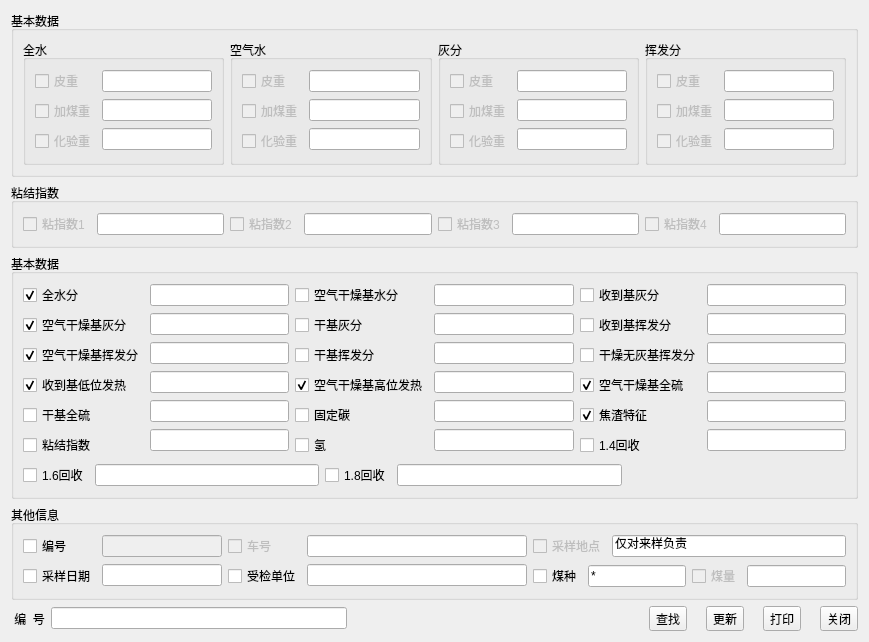
<?xml version="1.0" encoding="UTF-8"?>
<ui version="4.0">
 <class>FindDialog</class>
 <widget class="QDialog" name="FindDialog">
  <property name="geometry">
   <rect>
    <x>0</x>
    <y>0</y>
    <width>869</width>
    <height>582</height>
   </rect>
  </property>
  <property name="windowTitle">
   <string>煤质查询</string>
  </property>
  <layout class="QVBoxLayout" name="verticalLayout_21">
   <item>
    <widget class="QGroupBox" name="groupBox_0">
     <property name="title">
      <string>基本数据</string>
     </property>
     <layout class="QHBoxLayout" name="horizontalLayout_5">
      <item>
       <widget class="QGroupBox" name="groupBox_00">
        <property name="title">
         <string>全水</string>
        </property>
        <layout class="QHBoxLayout" name="horizontalLayout">
         <item>
          <layout class="QVBoxLayout" name="verticalLayout_2">
           <item>
            <widget class="QCheckBox" name="checkBox_000">
             <property name="enabled">
              <bool>false</bool>
             </property>
             <property name="text">
              <string>皮重</string>
             </property>
            </widget>
           </item>
           <item>
            <widget class="QCheckBox" name="checkBox_001">
             <property name="enabled">
              <bool>false</bool>
             </property>
             <property name="text">
              <string>加煤重</string>
             </property>
            </widget>
           </item>
           <item>
            <widget class="QCheckBox" name="checkBox_002">
             <property name="enabled">
              <bool>false</bool>
             </property>
             <property name="text">
              <string>化验重</string>
             </property>
            </widget>
           </item>
          </layout>
         </item>
         <item>
          <layout class="QVBoxLayout" name="verticalLayout">
           <item>
            <widget class="QLineEdit" name="lineEdit_000"/>
           </item>
           <item>
            <widget class="QLineEdit" name="lineEdit_001"/>
           </item>
           <item>
            <widget class="QLineEdit" name="lineEdit_002"/>
           </item>
          </layout>
         </item>
        </layout>
       </widget>
      </item>
      <item>
       <widget class="QGroupBox" name="groupBox_01">
        <property name="title">
         <string>空气水</string>
        </property>
        <layout class="QHBoxLayout" name="horizontalLayout_2">
         <item>
          <layout class="QVBoxLayout" name="verticalLayout_3">
           <item>
            <widget class="QCheckBox" name="checkBox_010">
             <property name="enabled">
              <bool>false</bool>
             </property>
             <property name="text">
              <string>皮重</string>
             </property>
            </widget>
           </item>
           <item>
            <widget class="QCheckBox" name="checkBox_011">
             <property name="enabled">
              <bool>false</bool>
             </property>
             <property name="text">
              <string>加煤重</string>
             </property>
            </widget>
           </item>
           <item>
            <widget class="QCheckBox" name="checkBox_012">
             <property name="enabled">
              <bool>false</bool>
             </property>
             <property name="text">
              <string>化验重</string>
             </property>
            </widget>
           </item>
          </layout>
         </item>
         <item>
          <layout class="QVBoxLayout" name="verticalLayout_4">
           <item>
            <widget class="QLineEdit" name="lineEdit_010"/>
           </item>
           <item>
            <widget class="QLineEdit" name="lineEdit_011"/>
           </item>
           <item>
            <widget class="QLineEdit" name="lineEdit_012"/>
           </item>
          </layout>
         </item>
        </layout>
       </widget>
      </item>
      <item>
       <widget class="QGroupBox" name="groupBox_02">
        <property name="title">
         <string>灰分</string>
        </property>
        <layout class="QHBoxLayout" name="horizontalLayout_3">
         <item>
          <layout class="QVBoxLayout" name="verticalLayout_5">
           <item>
            <widget class="QCheckBox" name="checkBox_020">
             <property name="enabled">
              <bool>false</bool>
             </property>
             <property name="text">
              <string>皮重</string>
             </property>
            </widget>
           </item>
           <item>
            <widget class="QCheckBox" name="checkBox_021">
             <property name="enabled">
              <bool>false</bool>
             </property>
             <property name="text">
              <string>加煤重</string>
             </property>
            </widget>
           </item>
           <item>
            <widget class="QCheckBox" name="checkBox_022">
             <property name="enabled">
              <bool>false</bool>
             </property>
             <property name="text">
              <string>化验重</string>
             </property>
            </widget>
           </item>
          </layout>
         </item>
         <item>
          <layout class="QVBoxLayout" name="verticalLayout_10">
           <item>
            <widget class="QLineEdit" name="lineEdit_020"/>
           </item>
           <item>
            <widget class="QLineEdit" name="lineEdit_021"/>
           </item>
           <item>
            <widget class="QLineEdit" name="lineEdit_022"/>
           </item>
          </layout>
         </item>
        </layout>
       </widget>
      </item>
      <item>
       <widget class="QGroupBox" name="groupBox_03">
        <property name="title">
         <string>挥发分</string>
        </property>
        <layout class="QHBoxLayout" name="horizontalLayout_4">
         <item>
          <layout class="QVBoxLayout" name="verticalLayout_9">
           <item>
            <widget class="QCheckBox" name="checkBox_030">
             <property name="enabled">
              <bool>false</bool>
             </property>
             <property name="text">
              <string>皮重</string>
             </property>
            </widget>
           </item>
           <item>
            <widget class="QCheckBox" name="checkBox_031">
             <property name="enabled">
              <bool>false</bool>
             </property>
             <property name="text">
              <string>加煤重</string>
             </property>
            </widget>
           </item>
           <item>
            <widget class="QCheckBox" name="checkBox_032">
             <property name="enabled">
              <bool>false</bool>
             </property>
             <property name="text">
              <string>化验重</string>
             </property>
            </widget>
           </item>
          </layout>
         </item>
         <item>
          <layout class="QVBoxLayout" name="verticalLayout_6">
           <item>
            <widget class="QLineEdit" name="lineEdit_030"/>
           </item>
           <item>
            <widget class="QLineEdit" name="lineEdit_031"/>
           </item>
           <item>
            <widget class="QLineEdit" name="lineEdit_032"/>
           </item>
          </layout>
         </item>
        </layout>
       </widget>
      </item>
     </layout>
    </widget>
   </item>
   <item>
    <widget class="QGroupBox" name="groupBox_1">
     <property name="title">
      <string>粘结指数</string>
     </property>
     <layout class="QHBoxLayout" name="horizontalLayout_10">
      <item>
       <layout class="QHBoxLayout" name="horizontalLayout_6">
        <item>
         <widget class="QCheckBox" name="checkBox_100">
          <property name="enabled">
           <bool>false</bool>
          </property>
          <property name="text">
           <string>粘指数1</string>
          </property>
         </widget>
        </item>
        <item>
         <widget class="QLineEdit" name="lineEdit_100"/>
        </item>
       </layout>
      </item>
      <item>
       <layout class="QHBoxLayout" name="horizontalLayout_7">
        <item>
         <widget class="QCheckBox" name="checkBox_101">
          <property name="enabled">
           <bool>false</bool>
          </property>
          <property name="text">
           <string>粘指数2</string>
          </property>
         </widget>
        </item>
        <item>
         <widget class="QLineEdit" name="lineEdit_101"/>
        </item>
       </layout>
      </item>
      <item>
       <layout class="QHBoxLayout" name="horizontalLayout_8">
        <item>
         <widget class="QCheckBox" name="checkBox_102">
          <property name="enabled">
           <bool>false</bool>
          </property>
          <property name="text">
           <string>粘指数3</string>
          </property>
         </widget>
        </item>
        <item>
         <widget class="QLineEdit" name="lineEdit_102"/>
        </item>
       </layout>
      </item>
      <item>
       <layout class="QHBoxLayout" name="horizontalLayout_9">
        <item>
         <widget class="QCheckBox" name="checkBox_103">
          <property name="enabled">
           <bool>false</bool>
          </property>
          <property name="text">
           <string>粘指数4</string>
          </property>
         </widget>
        </item>
        <item>
         <widget class="QLineEdit" name="lineEdit_103"/>
        </item>
       </layout>
      </item>
     </layout>
    </widget>
   </item>
   <item>
    <widget class="QGroupBox" name="groupBox_2">
     <property name="title">
      <string>基本数据</string>
     </property>
     <layout class="QVBoxLayout" name="verticalLayout_15">
      <item>
       <layout class="QHBoxLayout" name="horizontalLayout_11">
        <item>
         <layout class="QVBoxLayout" name="verticalLayout_11">
          <item>
           <widget class="QCheckBox" name="checkBox_200">
            <property name="enabled">
             <bool>true</bool>
            </property>
            <property name="text">
             <string>全水分</string>
            </property>
            <property name="checked">
             <bool>true</bool>
            </property>
           </widget>
          </item>
          <item>
           <widget class="QCheckBox" name="checkBox_201">
            <property name="enabled">
             <bool>true</bool>
            </property>
            <property name="text">
             <string>空气干燥基灰分</string>
            </property>
            <property name="checked">
             <bool>true</bool>
            </property>
           </widget>
          </item>
          <item>
           <widget class="QCheckBox" name="checkBox_202">
            <property name="enabled">
             <bool>true</bool>
            </property>
            <property name="text">
             <string>空气干燥基挥发分</string>
            </property>
            <property name="checked">
             <bool>true</bool>
            </property>
           </widget>
          </item>
          <item>
           <widget class="QCheckBox" name="checkBox_203">
            <property name="enabled">
             <bool>true</bool>
            </property>
            <property name="text">
             <string>收到基低位发热</string>
            </property>
            <property name="checked">
             <bool>true</bool>
            </property>
           </widget>
          </item>
          <item>
           <widget class="QCheckBox" name="checkBox_204">
            <property name="text">
             <string>干基全硫</string>
            </property>
           </widget>
          </item>
          <item>
           <widget class="QCheckBox" name="checkBox_205">
            <property name="text">
             <string>粘结指数</string>
            </property>
           </widget>
          </item>
         </layout>
        </item>
        <item>
         <layout class="QVBoxLayout" name="verticalLayout_12">
          <item>
           <widget class="QLineEdit" name="lineEdit_200"/>
          </item>
          <item>
           <widget class="QLineEdit" name="lineEdit_201"/>
          </item>
          <item>
           <widget class="QLineEdit" name="lineEdit_202"/>
          </item>
          <item>
           <widget class="QLineEdit" name="lineEdit_203"/>
          </item>
          <item>
           <widget class="QLineEdit" name="lineEdit_204"/>
          </item>
          <item>
           <widget class="QLineEdit" name="lineEdit_205"/>
          </item>
         </layout>
        </item>
        <item>
         <layout class="QVBoxLayout" name="verticalLayout_7">
          <item>
           <widget class="QCheckBox" name="checkBox_210">
            <property name="text">
             <string>空气干燥基水分</string>
            </property>
           </widget>
          </item>
          <item>
           <widget class="QCheckBox" name="checkBox_211">
            <property name="text">
             <string>干基灰分</string>
            </property>
           </widget>
          </item>
          <item>
           <widget class="QCheckBox" name="checkBox_212">
            <property name="text">
             <string>干基挥发分</string>
            </property>
           </widget>
          </item>
          <item>
           <widget class="QCheckBox" name="checkBox_213">
            <property name="enabled">
             <bool>true</bool>
            </property>
            <property name="text">
             <string>空气干燥基高位发热</string>
            </property>
            <property name="checked">
             <bool>true</bool>
            </property>
           </widget>
          </item>
          <item>
           <widget class="QCheckBox" name="checkBox_214">
            <property name="text">
             <string>固定碳</string>
            </property>
           </widget>
          </item>
          <item>
           <widget class="QCheckBox" name="checkBox_215">
            <property name="text">
             <string>氢</string>
            </property>
           </widget>
          </item>
         </layout>
        </item>
        <item>
         <layout class="QVBoxLayout" name="verticalLayout_8">
          <item>
           <widget class="QLineEdit" name="lineEdit_210"/>
          </item>
          <item>
           <widget class="QLineEdit" name="lineEdit_211"/>
          </item>
          <item>
           <widget class="QLineEdit" name="lineEdit_212"/>
          </item>
          <item>
           <widget class="QLineEdit" name="lineEdit_213"/>
          </item>
          <item>
           <widget class="QLineEdit" name="lineEdit_214"/>
          </item>
          <item>
           <widget class="QLineEdit" name="lineEdit_215"/>
          </item>
         </layout>
        </item>
        <item>
         <layout class="QVBoxLayout" name="verticalLayout_14">
          <item>
           <widget class="QCheckBox" name="checkBox_220">
            <property name="text">
             <string>收到基灰分</string>
            </property>
           </widget>
          </item>
          <item>
           <widget class="QCheckBox" name="checkBox_221">
            <property name="text">
             <string>收到基挥发分</string>
            </property>
           </widget>
          </item>
          <item>
           <widget class="QCheckBox" name="checkBox_222">
            <property name="text">
             <string>干燥无灰基挥发分</string>
            </property>
           </widget>
          </item>
          <item>
           <widget class="QCheckBox" name="checkBox_223">
            <property name="enabled">
             <bool>true</bool>
            </property>
            <property name="text">
             <string>空气干燥基全硫</string>
            </property>
            <property name="checked">
             <bool>true</bool>
            </property>
           </widget>
          </item>
          <item>
           <widget class="QCheckBox" name="checkBox_224">
            <property name="enabled">
             <bool>true</bool>
            </property>
            <property name="text">
             <string>焦渣特征</string>
            </property>
            <property name="checked">
             <bool>true</bool>
            </property>
           </widget>
          </item>
          <item>
           <widget class="QCheckBox" name="checkBox_225">
            <property name="text">
             <string>1.4回收</string>
            </property>
           </widget>
          </item>
         </layout>
        </item>
        <item>
         <layout class="QVBoxLayout" name="verticalLayout_13">
          <item>
           <widget class="QLineEdit" name="lineEdit_220"/>
          </item>
          <item>
           <widget class="QLineEdit" name="lineEdit_221"/>
          </item>
          <item>
           <widget class="QLineEdit" name="lineEdit_222"/>
          </item>
          <item>
           <widget class="QLineEdit" name="lineEdit_223"/>
          </item>
          <item>
           <widget class="QLineEdit" name="lineEdit_224"/>
          </item>
          <item>
           <widget class="QLineEdit" name="lineEdit_225"/>
          </item>
         </layout>
        </item>
       </layout>
      </item>
      <item>
       <layout class="QHBoxLayout" name="horizontalLayout_15">
        <item>
         <widget class="QCheckBox" name="checkBox_1001">
          <property name="text">
           <string>1.6回收</string>
          </property>
         </widget>
        </item>
        <item>
         <widget class="QLineEdit" name="lineEdit_1001"/>
        </item>
        <item>
         <widget class="QCheckBox" name="checkBox_1002">
          <property name="text">
           <string>1.8回收</string>
          </property>
         </widget>
        </item>
        <item>
         <widget class="QLineEdit" name="lineEdit_1002"/>
        </item>
        <item>
         <spacer name="horizontalSpacer_2">
          <property name="orientation">
           <enum>Qt::Horizontal</enum>
          </property>
          <property name="sizeHint" stdset="0">
           <size>
            <width>40</width>
            <height>20</height>
           </size>
          </property>
         </spacer>
        </item>
       </layout>
      </item>
     </layout>
    </widget>
   </item>
   <item>
    <widget class="QGroupBox" name="groupBox_3">
     <property name="title">
      <string>其他信息</string>
     </property>
     <layout class="QHBoxLayout" name="horizontalLayout_14">
      <item>
       <layout class="QVBoxLayout" name="verticalLayout_16">
        <item>
         <widget class="QCheckBox" name="checkBox_300">
          <property name="text">
           <string>编号</string>
          </property>
         </widget>
        </item>
        <item>
         <widget class="QCheckBox" name="checkBox_301">
          <property name="text">
           <string>采样日期</string>
          </property>
         </widget>
        </item>
       </layout>
      </item>
      <item>
       <layout class="QVBoxLayout" name="verticalLayout_18">
        <item>
         <widget class="QLineEdit" name="lineEdit_300">
          <property name="enabled">
           <bool>false</bool>
          </property>
         </widget>
        </item>
        <item>
         <widget class="QLineEdit" name="lineEdit_301">
          <property name="minimumSize">
           <size>
            <width>120</width>
            <height>0</height>
           </size>
          </property>
         </widget>
        </item>
       </layout>
      </item>
      <item>
       <layout class="QVBoxLayout" name="verticalLayout_17">
        <item>
         <widget class="QCheckBox" name="checkBox_302">
          <property name="enabled">
           <bool>false</bool>
          </property>
          <property name="text">
           <string>车号</string>
          </property>
         </widget>
        </item>
        <item>
         <widget class="QCheckBox" name="checkBox_303">
          <property name="text">
           <string>受检单位</string>
          </property>
         </widget>
        </item>
       </layout>
      </item>
      <item>
       <layout class="QVBoxLayout" name="verticalLayout_20">
        <item>
         <widget class="QLineEdit" name="lineEdit_302"/>
        </item>
        <item>
         <widget class="QLineEdit" name="lineEdit_303">
          <property name="minimumSize">
           <size>
            <width>220</width>
            <height>0</height>
           </size>
          </property>
         </widget>
        </item>
       </layout>
      </item>
      <item>
       <layout class="QVBoxLayout" name="verticalLayout_19">
        <item>
         <layout class="QHBoxLayout" name="horizontalLayout_12">
          <item>
           <widget class="QCheckBox" name="checkBox_304">
            <property name="enabled">
             <bool>false</bool>
            </property>
            <property name="text">
             <string>采样地点</string>
            </property>
           </widget>
          </item>
          <item>
           <widget class="QLineEdit" name="lineEdit_304">
            <property name="text">
             <string>仅对来样负责</string>
            </property>
           </widget>
          </item>
         </layout>
        </item>
        <item>
         <layout class="QHBoxLayout" name="horizontalLayout_13">
          <item>
           <widget class="QCheckBox" name="checkBox_305">
            <property name="text">
             <string>煤种</string>
            </property>
           </widget>
          </item>
          <item>
           <widget class="QLineEdit" name="lineEdit_305">
            <property name="text">
             <string>*</string>
            </property>
           </widget>
          </item>
          <item>
           <widget class="QCheckBox" name="checkBox_306">
            <property name="enabled">
             <bool>false</bool>
            </property>
            <property name="text">
             <string>煤量</string>
            </property>
           </widget>
          </item>
          <item>
           <widget class="QLineEdit" name="lineEdit_306"/>
          </item>
         </layout>
        </item>
       </layout>
      </item>
     </layout>
    </widget>
   </item>
   <item>
    <layout class="QHBoxLayout" name="horizontalLayout_4">
     <item>
      <widget class="QLabel" name="label_10">
       <property name="text">
        <string> 编  号</string>
       </property>
      </widget>
     </item>
     <item>
      <widget class="QLineEdit" name="lineEdit_searchkey"/>
     </item>
     <item>
      <spacer name="horizontalSpacer">
       <property name="orientation">
        <enum>Qt::Horizontal</enum>
       </property>
       <property name="sizeHint" stdset="0">
        <size>
         <width>40</width>
         <height>20</height>
        </size>
       </property>
      </spacer>
     </item>
     <item>
      <widget class="QToolButton" name="btn_find">
       <property name="text">
        <string>查找</string>
       </property>
       <property name="icon">
        <iconset resource="main.qrc">
         <normaloff>:/images/find.png</normaloff>:/images/find.png</iconset>
       </property>
       <property name="toolButtonStyle">
        <enum>Qt::ToolButtonTextBesideIcon</enum>
       </property>
      </widget>
     </item>
     <item>
      <widget class="QLabel" name="label_11">
       <property name="text">
        <string/>
       </property>
      </widget>
     </item>
     <item>
      <widget class="QToolButton" name="btn_update">
       <property name="text">
        <string>更新</string>
       </property>
       <property name="icon">
        <iconset resource="main.qrc">
         <normaloff>:/images/add.png</normaloff>:/images/add.png</iconset>
       </property>
       <property name="toolButtonStyle">
        <enum>Qt::ToolButtonTextBesideIcon</enum>
       </property>
      </widget>
     </item>
     <item>
      <widget class="QLabel" name="label_42">
       <property name="text">
        <string/>
       </property>
      </widget>
     </item>
     <item>
      <widget class="QToolButton" name="btn_print">
       <property name="text">
        <string>打印</string>
       </property>
       <property name="icon">
        <iconset resource="main.qrc">
         <normaloff>:/images/print.png</normaloff>:/images/print.png</iconset>
       </property>
       <property name="toolButtonStyle">
        <enum>Qt::ToolButtonTextBesideIcon</enum>
       </property>
      </widget>
     </item>
     <item>
      <widget class="QLabel" name="label_43">
       <property name="text">
        <string/>
       </property>
      </widget>
     </item>
     <item>
      <widget class="QToolButton" name="btn_exit">
       <property name="text">
        <string>关闭</string>
       </property>
       <property name="icon">
        <iconset resource="main.qrc">
         <normaloff>:/images/exit.png</normaloff>:/images/exit.png</iconset>
       </property>
       <property name="toolButtonStyle">
        <enum>Qt::ToolButtonTextBesideIcon</enum>
       </property>
      </widget>
     </item>
    </layout>
   </item>
  </layout>
 </widget>
 <tabstops>
  <tabstop>lineEdit_000</tabstop>
  <tabstop>lineEdit_001</tabstop>
  <tabstop>lineEdit_002</tabstop>
  <tabstop>lineEdit_010</tabstop>
  <tabstop>lineEdit_011</tabstop>
  <tabstop>lineEdit_012</tabstop>
  <tabstop>lineEdit_020</tabstop>
  <tabstop>lineEdit_021</tabstop>
  <tabstop>lineEdit_022</tabstop>
  <tabstop>lineEdit_030</tabstop>
  <tabstop>lineEdit_031</tabstop>
  <tabstop>lineEdit_032</tabstop>
  <tabstop>lineEdit_100</tabstop>
  <tabstop>lineEdit_101</tabstop>
  <tabstop>lineEdit_102</tabstop>
  <tabstop>lineEdit_103</tabstop>
  <tabstop>lineEdit_200</tabstop>
  <tabstop>lineEdit_201</tabstop>
  <tabstop>lineEdit_202</tabstop>
  <tabstop>lineEdit_203</tabstop>
  <tabstop>lineEdit_204</tabstop>
  <tabstop>lineEdit_205</tabstop>
  <tabstop>lineEdit_210</tabstop>
  <tabstop>lineEdit_211</tabstop>
  <tabstop>lineEdit_212</tabstop>
  <tabstop>lineEdit_213</tabstop>
  <tabstop>lineEdit_214</tabstop>
  <tabstop>lineEdit_215</tabstop>
  <tabstop>lineEdit_220</tabstop>
  <tabstop>lineEdit_221</tabstop>
  <tabstop>lineEdit_222</tabstop>
  <tabstop>lineEdit_223</tabstop>
  <tabstop>lineEdit_224</tabstop>
  <tabstop>lineEdit_225</tabstop>
  <tabstop>lineEdit_1001</tabstop>
  <tabstop>lineEdit_1002</tabstop>
  <tabstop>lineEdit_300</tabstop>
  <tabstop>lineEdit_301</tabstop>
  <tabstop>lineEdit_302</tabstop>
  <tabstop>lineEdit_303</tabstop>
  <tabstop>lineEdit_304</tabstop>
  <tabstop>lineEdit_305</tabstop>
  <tabstop>lineEdit_306</tabstop>
  <tabstop>checkBox_000</tabstop>
  <tabstop>checkBox_210</tabstop>
  <tabstop>checkBox_211</tabstop>
  <tabstop>checkBox_212</tabstop>
  <tabstop>checkBox_213</tabstop>
  <tabstop>checkBox_214</tabstop>
  <tabstop>checkBox_215</tabstop>
  <tabstop>checkBox_001</tabstop>
  <tabstop>checkBox_002</tabstop>
  <tabstop>checkBox_100</tabstop>
  <tabstop>checkBox_021</tabstop>
  <tabstop>checkBox_101</tabstop>
  <tabstop>checkBox_022</tabstop>
  <tabstop>checkBox_220</tabstop>
  <tabstop>checkBox_221</tabstop>
  <tabstop>checkBox_222</tabstop>
  <tabstop>checkBox_223</tabstop>
  <tabstop>checkBox_224</tabstop>
  <tabstop>checkBox_225</tabstop>
  <tabstop>checkBox_102</tabstop>
  <tabstop>checkBox_010</tabstop>
  <tabstop>checkBox_103</tabstop>
  <tabstop>checkBox_011</tabstop>
  <tabstop>checkBox_200</tabstop>
  <tabstop>checkBox_201</tabstop>
  <tabstop>checkBox_300</tabstop>
  <tabstop>checkBox_301</tabstop>
  <tabstop>checkBox_202</tabstop>
  <tabstop>checkBox_203</tabstop>
  <tabstop>checkBox_302</tabstop>
  <tabstop>checkBox_303</tabstop>
  <tabstop>checkBox_204</tabstop>
  <tabstop>checkBox_205</tabstop>
  <tabstop>checkBox_304</tabstop>
  <tabstop>checkBox_020</tabstop>
  <tabstop>checkBox_305</tabstop>
  <tabstop>checkBox_012</tabstop>
  <tabstop>checkBox_306</tabstop>
  <tabstop>checkBox_030</tabstop>
  <tabstop>lineEdit_searchkey</tabstop>
  <tabstop>btn_find</tabstop>
  <tabstop>btn_update</tabstop>
  <tabstop>btn_print</tabstop>
  <tabstop>btn_exit</tabstop>
  <tabstop>checkBox_1001</tabstop>
  <tabstop>checkBox_1002</tabstop>
  <tabstop>checkBox_032</tabstop>
  <tabstop>checkBox_031</tabstop>
 </tabstops>
 <resources>
  <include location="main.qrc"/>
 </resources>
 <connections/>
</ui>
